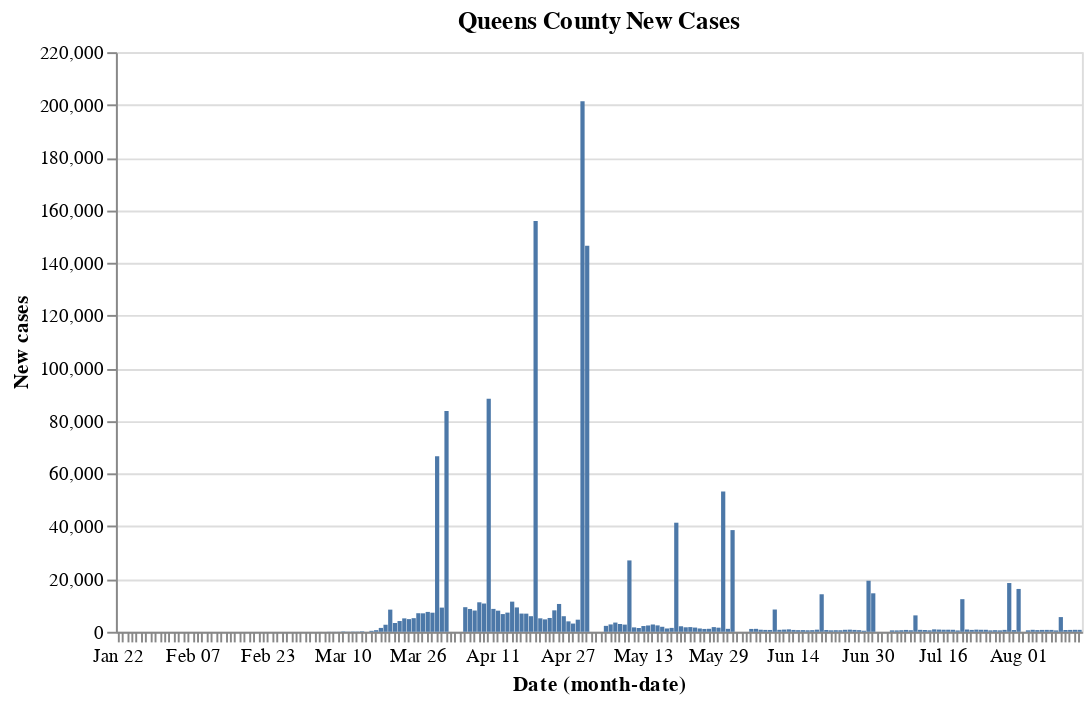

The code cell stored with this chart in its notebook:
### Code cell
base_queens.encode(y="New cases").properties(title='Queens County New Cases')

### Figure 1 — Vega-Lite specification as saved in the notebook (floating-point values rounded to 4 significant figures; data arrays with more than 128 entries replaced by an {"elided": "..."} marker saying what was removed)
{"config": {"view": {"continuousWidth": 400, "continuousHeight": 300}}, "data": {"name": "data-a8bc12343ac8ab9ff34695ac75dfc251"}, "mark": "bar", "encoding": {"x": {"type": "ordinal", "field": "Date", "timeUnit": "monthdate"}, "y": {"type": "quantitative", "field": "New cases"}}, "title": "Queens County New Cases", "width": 500, "$schema": "https://vega.github.io/schema/vega-lite/v4.8.1.json", "datasets": {"data-a8bc12343ac8ab9ff34695ac75dfc251": {"elided": "206 records"}}}
